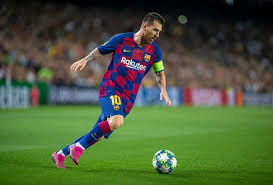
#> input picture messi.jpg, 273 x 185 px
$ python opencv27.py
#> lines starting #> are read from the running program, lines starting #| are printed output that depends on the picture
import cv2
import numpy as np
#template matching is a method of searching and finding the location of template inside larger image
img=cv2.imread('messi.jpg')
#> img is the input picture: shape (185, 273, 3); mean B, G, R 59.2, 91.8, 75.8
gray=cv2.cvtColor(img,cv2.COLOR_BGR2GRAY)
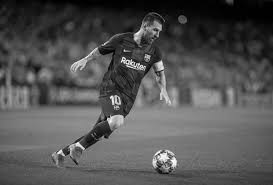
#> gray: shape (185, 273); min 0, max 254, mean 83.3
#> (the run stopped early here; a loop or call above may not have finished)

$ run again, with expo.jpg copied over messi.jpg
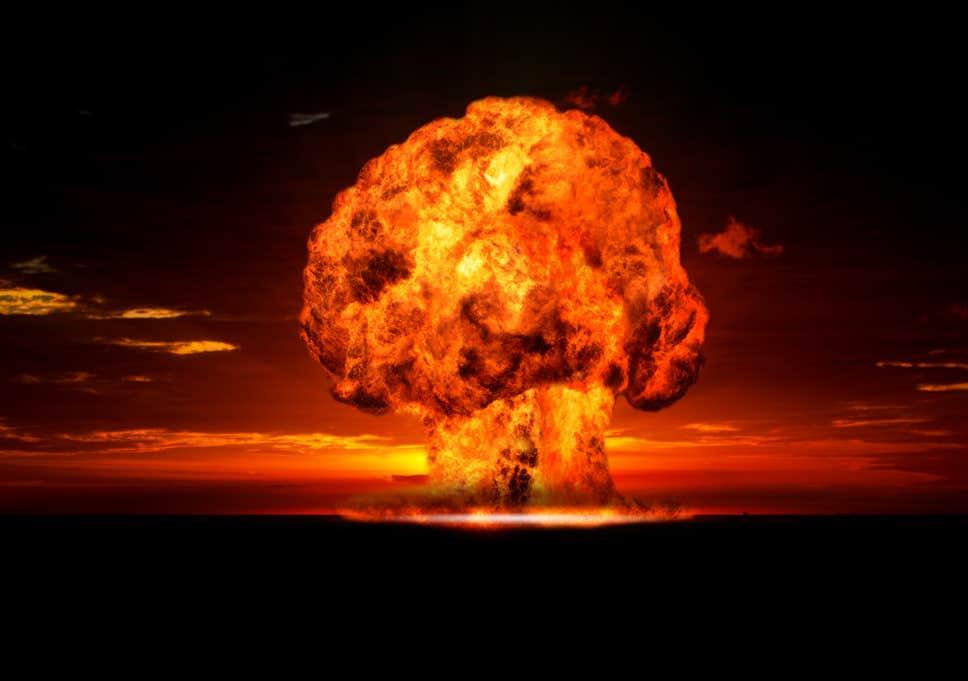
#> input picture expo.jpg, 968 x 681 px
#> img is the input picture: shape (681, 968, 3); mean B, G, R 3.1, 21.9, 70
#> `gray=cv2.cvtColor(img,cv2.COLOR_BGR2GRAY)`:
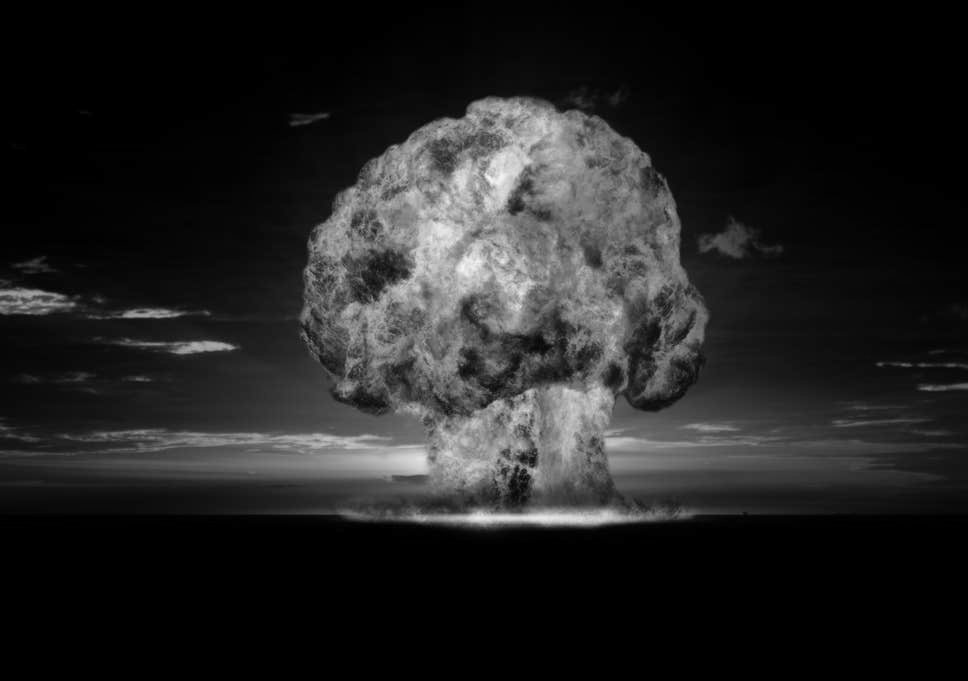
#> gray: shape (681, 968); min 0, max 244, mean 34.1

$ run again, with road.jpg copied over messi.jpg
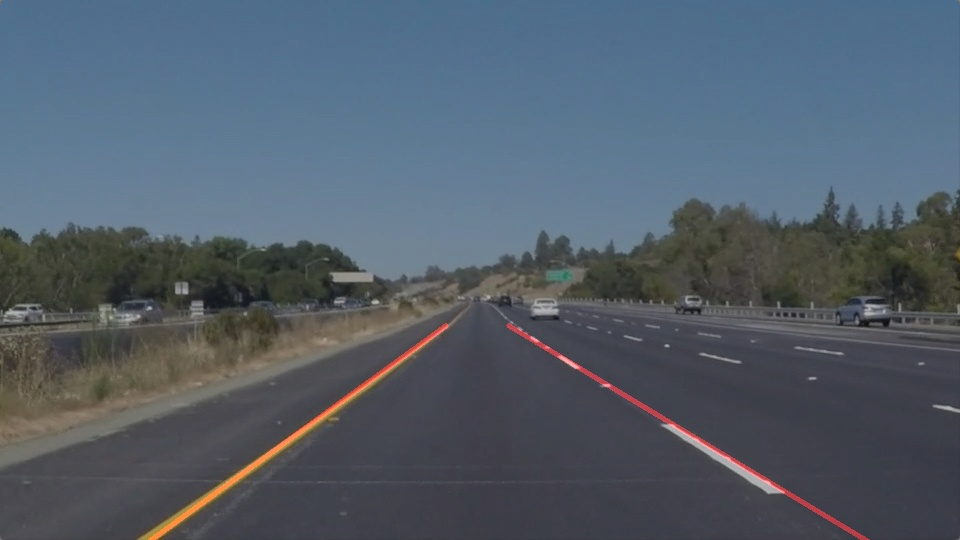
#> input picture road.jpg, 960 x 540 px
#> img is the input picture: shape (540, 960, 3); mean B, G, R 105.9, 93.8, 82.8
#> `gray=cv2.cvtColor(img,cv2.COLOR_BGR2GRAY)`:
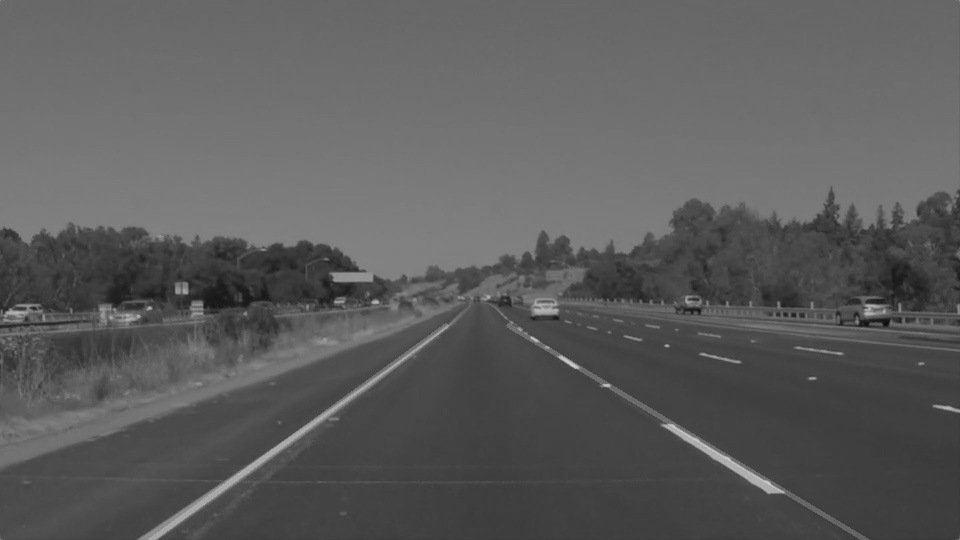
#> gray: shape (540, 960); min 14, max 204, mean 91.9
